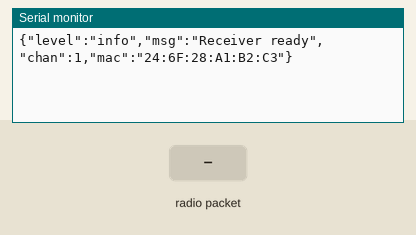
Simulated run of this sketch. Board: ESP32. Parts: the last lines printed to the serial monitor. Inputs (shaded band) come from the test bench.

Above: at 1.2 s.
1.3 s: radio packet "BTNBOX-01" arrives
At 1.8 s:
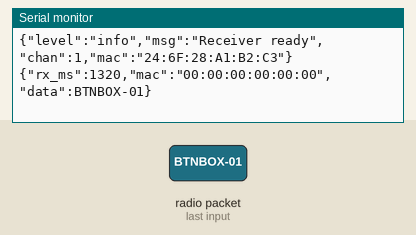
2.8 s: radio packet "BTN" arrives
At 4.0 s:
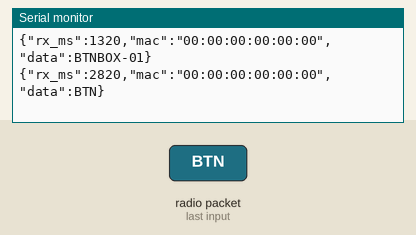
4.3 s: radio packet "{" arrives
At 5.4 s:
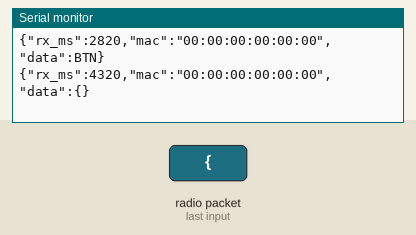
5.8 s: radio packet "1" arrives
At 6.5 s:
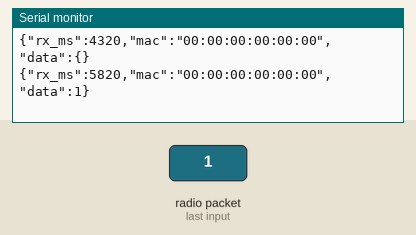

Measured:
- after the input at 1.3 s, the serial monitor: prints a new line at once (image 1)
- after the input at 2.8 s, the serial monitor: prints a new line at once (image 2)
- after the input at 4.3 s, the serial monitor: prints a new line at once (image 3)
- after the input at 5.8 s, the serial monitor: prints a new line at once (image 4)

The sketch:

receiver_v2.ino
```cpp
// receiver_v2.ino
// ESP-NOW receiver -> NDJSON over USB Serial.
// Robust version: no auto-restart on failure; retries bring-up; sets channel via esp_wifi_set_channel.

#include <WiFi.h>
#include <esp_now.h>
#include <esp_wifi.h>
#include "esp_idf_version.h"

#define ESPNOW_WIFI_CHANNEL 1
#define SERIAL_BAUD 921600
#define MAX_LINE_LEN 240
#define QUEUE_DEPTH 128
#define ACK_MAGIC 0xA1C3

typedef struct {
  uint8_t mac[6];
  uint32_t rx_ms;
  char line[MAX_LINE_LEN + 1];
} rx_item_t;

static QueueHandle_t rxQueue;

bool ensurePeer(const uint8_t mac[6]) {
  esp_now_peer_info_t peer{};
  if (esp_now_is_peer_exist(mac)) return true;
  memcpy(peer.peer_addr, mac, 6);
  peer.channel = ESPNOW_WIFI_CHANNEL;
  peer.encrypt = false;
  return (esp_now_add_peer(&peer) == ESP_OK);
}

typedef struct __attribute__((packed)) {
  uint16_t magic;
  uint32_t sender_id;
  uint32_t seq;
} ack_t;

void sendAck(const uint8_t mac[6], uint32_t sender_id, uint32_t seq) {
  if (!ensurePeer(mac)) return;
  ack_t ack{ACK_MAGIC, sender_id, seq};
  esp_now_send(mac, reinterpret_cast<uint8_t*>(&ack), sizeof(ack));
}

// ---------- Button payloads (from our ESP32 senders) ----------
// Single-button node payload (matches BTN-32-A style)
typedef struct __attribute__((packed)) {
  char id[12];              // e.g. "BTN-32-A"
  bool pressed;             // true on press, false on release (if enabled)
  uint32_t seq;             // per-node sequence (RTC persistent)
  uint32_t ms_since_boot;
} ButtonMsg1;

// 4-button box payload (BTNBOX-01), adds btn index
typedef struct __attribute__((packed)) {
  char id[16];              // e.g. "BTNBOX-01"
  uint8_t btn;              // 1..4 within the box
  bool pressed;             // true on press, false on release (if enabled)
  uint32_t seq;             // per-node sequence (RTC persistent)
  uint32_t ms_since_boot;
} ButtonMsg4;

// Small dedupe cache (id, seq)
struct SeenKey { char id[16]; uint32_t seq; };
static SeenKey seen[64];
static uint8_t seen_idx = 0;

static inline bool already_seen(const char* id, uint32_t seq) {
  for (auto &k : seen) {
    if (k.seq == seq && strncmp(k.id, id, sizeof(k.id)) == 0) return true;
  }
  // record (truncate id to 15 chars to fit cache slot)
  strncpy(seen[seen_idx].id, id, sizeof(seen[seen_idx].id) - 1);
  seen[seen_idx].id[sizeof(seen[seen_idx].id) - 1] = '\0';
  seen[seen_idx].seq = seq;
  seen_idx = (seen_idx + 1) % (sizeof(seen)/sizeof(seen[0]));
  return false;
}

// ---------- Common RX handling ----------
static inline void handlePacketFromMac(const uint8_t mac[6], const uint8_t *data, int len) {
  // 0) Try to parse known button binary payloads first (so we don't mis-route them as text)
  if (len == (int)sizeof(ButtonMsg4)) {
    ButtonMsg4 b{};
    memcpy(&b, data, sizeof(b));
    b.id[sizeof(b.id)-1] = '\0';
    // basic sanity: id starts with "BTN", btn in 1..4
    if (strncmp(b.id, "BTN", 3) == 0 && b.btn >= 1 && b.btn <= 4) {
      if (!already_seen(b.id, b.seq)) {
        rx_item_t item{};
        memcpy(item.mac, mac, 6);
        item.rx_ms = millis();
        // Emit normalized JSON for Python
        // {"type":"button","id":"...","btn":N,"pressed":true/false,"seq":...}
        snprintf(item.line, sizeof(item.line),
                 "{\"type\":\"button\",\"id\":\"%s\",\"btn\":%u,\"pressed\":%s,\"seq\":%lu}",
                 b.id, (unsigned)b.btn, b.pressed ? "true" : "false", (unsigned long)b.seq);
        xQueueSendFromISR(rxQueue, &item, nullptr);
      }
      return; // handled
    }
  } else if (len == (int)sizeof(ButtonMsg1)) {
    ButtonMsg1 b{};
    memcpy(&b, data, sizeof(b));
    // Ensure NUL-termination
    char idbuf[16]; memset(idbuf, 0, sizeof(idbuf));
    strncpy(idbuf, b.id, sizeof(b.id));
    if (strncmp(idbuf, "BTN", 3) == 0) {
      if (!already_seen(idbuf, b.seq)) {
        rx_item_t item{};
        memcpy(item.mac, mac, 6);
        item.rx_ms = millis();
        // Single-button nodes report as btn=1
        snprintf(item.line, sizeof(item.line),
                 "{\"type\":\"button\",\"id\":\"%s\",\"btn\":1,\"pressed\":%s,\"seq\":%lu}",
                 idbuf, b.pressed ? "true" : "false", (unsigned long)b.seq);
        xQueueSendFromISR(rxQueue, &item, nullptr);
      }
      return; // handled
    }
  }

  // 1) Existing behavior: JSON text payloads (e.g., ToF) — pass through
  if (len > 0 && data[0] == '{') {
    if (len <= MAX_LINE_LEN) {
      rx_item_t item{};
      memcpy(item.mac, mac, 6);
      item.rx_ms = millis();
      memcpy(item.line, data, len);
      item.line[len] = '\0';
      xQueueSendFromISR(rxQueue, &item, nullptr);
    }
    return;
  }

  // 2) Optional binary header path: [sender_id(uint32), seq(uint32)] + JSON text
  uint32_t sender_id = 0;
  uint32_t seq = 0;
  const uint8_t* textPtr = data;
  int textLen = len;

  if (len >= 12) {
    sender_id = ((const uint32_t*)data)[0];
    seq       = ((const uint32_t*)data)[1];
    textPtr   = data + 8;
    textLen   = len - 8;
  }

  if (textLen <= 0 || textLen > MAX_LINE_LEN) return;

  rx_item_t item{};
  memcpy(item.mac, mac, 6);
  item.rx_ms = millis();
  memcpy(item.line, textPtr, textLen);
  item.line[textLen] = '\0';
  xQueueSendFromISR(rxQueue, &item, nullptr);

  if (sender_id != 0) sendAck(mac, sender_id, seq);
}

// ---------- Callbacks (IDF v5/v4) ----------
#if ESP_IDF_VERSION >= ESP_IDF_VERSION_VAL(5,0,0)
void onDataRecvNew(const esp_now_recv_info *info, const uint8_t *data, int len) {
  if (!info) return;
  handlePacketFromMac(info->src_addr, data, len);
}
#else
void onDataRecvOld(const uint8_t *mac, const uint8_t *data, int len) {
  if (!mac) return;
  handlePacketFromMac(mac, data, len);
}
#endif

// ---------- Writer task ----------
void writerTask(void* arg) {
  rx_item_t item;
  uint32_t lastBeat = millis();
  for (;;) {
    // Heartbeat if idle
    if ((millis() - lastBeat) > 5000) {
      Serial.println("{\"level\":\"debug\",\"msg\":\"receiver heartbeat\"}");
      lastBeat = millis();
    }
    if (xQueueReceive(rxQueue, &item, 250 / portTICK_PERIOD_MS) == pdTRUE) {
      char macStr[18];
      snprintf(macStr, sizeof(macStr), "%02X:%02X:%02X:%02X:%02X:%02X",
               item.mac[0], item.mac[1], item.mac[2], item.mac[3], item.mac[4], item.mac[5]);

      Serial.print("{\"rx_ms\":");
      Serial.print(item.rx_ms);
      Serial.print(",\"mac\":\"");
      Serial.print(macStr);
      Serial.print("\",\"data\":");
      Serial.print(item.line);
      Serial.println("}");
      lastBeat = millis();
    }
  }
}

// ---------- Bring-up helpers ----------
static bool bringUpWifiAndEspNow() {
  // STA mode
  WiFi.mode(WIFI_STA);
  delay(20);

  // Force channel using esp_wifi_set_channel (robust on IDF v5)
  esp_err_t e;
  e = esp_wifi_set_promiscuous(true);           // required before set_channel on some cores
  if (e != ESP_OK) return false;
  e = esp_wifi_set_channel(ESPNOW_WIFI_CHANNEL, WIFI_SECOND_CHAN_NONE);
  if (e != ESP_OK) return false;
  e = esp_wifi_set_promiscuous(false);
  if (e != ESP_OK) return false;

  // Init ESP-NOW
  if (esp_now_init() != ESP_OK) {
    return false;
  }

#if ESP_IDF_VERSION >= ESP_IDF_VERSION_VAL(5,0,0)
  esp_now_register_recv_cb(onDataRecvNew);
#else
  esp_now_register_recv_cb(onDataRecvOld);
#endif
  return true;
}

// ---------- Setup ----------
void setup() {
  Serial.begin(SERIAL_BAUD);
  delay(50);

  rxQueue = xQueueCreate(QUEUE_DEPTH, sizeof(rx_item_t));
  xTaskCreatePinnedToCore(writerTask, "writerTask", 4096, nullptr, 1, nullptr, 1);

  // Retry loop instead of restart
  uint8_t mac[6]={0};
  esp_wifi_get_mac(WIFI_IF_STA, mac);
  char macStr[18];
  snprintf(macStr, sizeof(macStr), "%02X:%02X:%02X:%02X:%02X:%02X",
           mac[0], mac[1], mac[2], mac[3], mac[4], mac[5]);

  for (int attempt=1;; ++attempt) {
    if (bringUpWifiAndEspNow()) {
      Serial.print("{\"level\":\"info\",\"msg\":\"Receiver ready\",\"chan\":");
      Serial.print(ESPNOW_WIFI_CHANNEL);
      Serial.print(",\"mac\":\"");
      Serial.print(macStr);
      Serial.println("\"}");
      break;
    } else {
      Serial.print("{\"level\":\"error\",\"msg\":\"esp-now bringup failed, retrying\",\"attempt\":");
      Serial.print(attempt);
      Serial.println("}");
      delay(500); // wait a bit then retry
    }
  }
}

void loop() {
  // all work in callbacks/task
}
```
